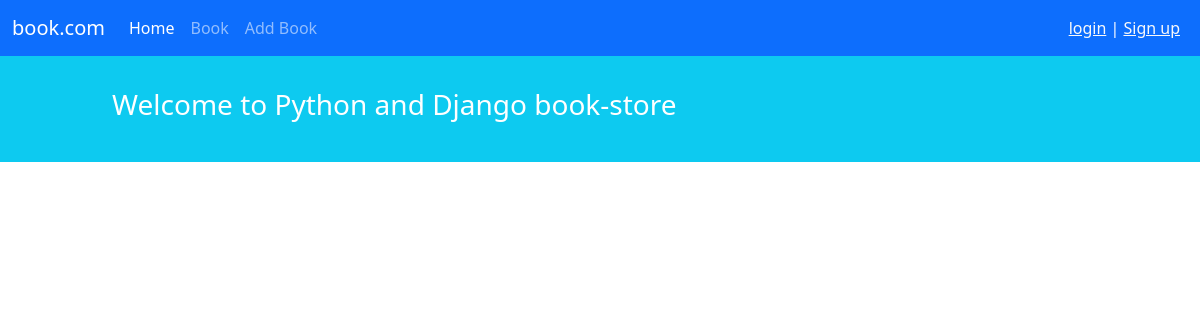
Before: /book/ with the older database file.
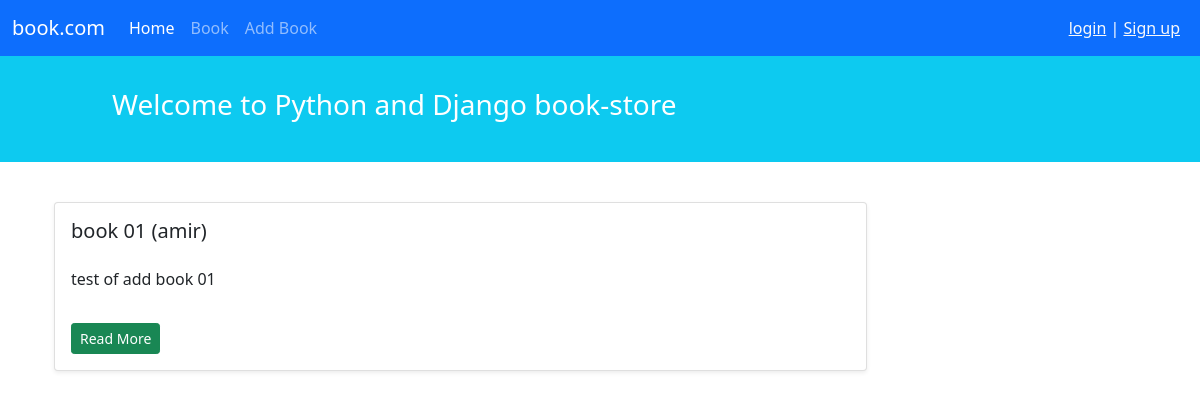
After: the same page with the newer database file.
### books/models.py (models this page shows, shortened)
class Book(models.Model):
	title = models.CharField(max_length = 100, blank = True)
	author = models.CharField(max_length = 100, blank = True)
	description = models.TextField(blank = True)

### books/views.py (the view)
# urls.py: path('', views.BookListView.as_view(), name = 'book_list'),
class BookListView(generic.ListView):
	model = models.Book
	template_name = 'book/book_list.html'
	context_object_name = 'all_book'

### books/templates/book/book_list.html (shortened to what this page needs)
{% extends '_base.html' %}
{% block content %}
    <div class="container mt-4">
        <div class="row">
            <div class="col-9">
                {% for book in all_book %}
                    <div class="card shadow-sm my-3">
                        <div class="card-body">
                            <h5 class="card-title">{{ book.title }} ({{ book.author }})</h5>
                            <p class="card-text py-3">
                                {{ book.description }}
                            </p>
                            <a href="{% url 'book_detail' book.id %}" class="btn btn-sm btn-success">Read More</a>
                        </div>
                    </div>
                {% endfor %}
            </div>
        </div>
    </div>
{% endblock %}

### templates/_base.html (shortened to what this page needs)
<!doctype html>
<html lang="en">
<head>
    <link href="https://cdn.jsdelivr.net/npm/bootstrap@5.1.3/dist/css/bootstrap.min.css" rel="stylesheet"
>
</head>
<body>
<nav class="navbar navbar-expand-lg navbar-dark bg-primary">
    <div class="container-fluid">
        <a class="navbar-brand" href="#">book.com</a>
        <div class="collapse navbar-collapse" id="navbarNavAltMarkup">
            <div class="navbar-nav">
                <a class="nav-link active" aria-current="page" href="#">Home</a>
                <a class="nav-link" href="{% url 'book_list' %}">Book</a>
                <a class="nav-link" href="{% url 'add_book' %}">Add Book</a>
            </div>
        </div>
        <div class="mx-2 text-white">
            {% if user.is_authenticated %}
                wellcome {{ user.username }} | <a href="{% url 'logout' %}" class="text-light">log out</a>
            {% else %}
                <a href="{% url 'login' %}" class="text-light">login</a> |
                <a href="{% url 'signup' %}" class="text-light">Sign up</a>
            {% endif %}
        </div>
    </div>
</nav>
<div class="container-fluid bg-info">
    <div class="row py-3">
        <div class="col-md-8 col-md-10 mx-auto">
            <h3 class="my-4 mt-3 text-white">Welcome to Python and Django book-store</h3>
        </div>
    </div>
</div>
<div class="container mt-3">
    {% block content %}
    {% endblock %}
</div>
</body>
</html>

Changed rows visible on the page:
added Book: title "book 01", author "amir", description "test of add book 01"
